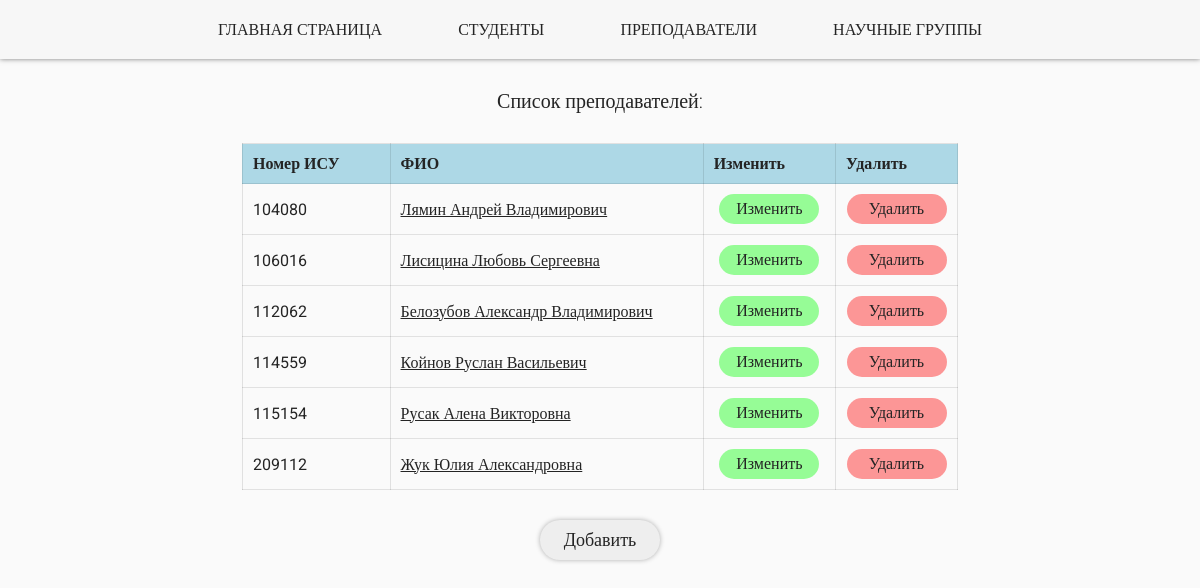
Screenshot of /teachers/ with the database file from the repository.
### science_groups/models.py (models this page shows, shortened)
class Teacher(models.Model):
    teacher_id = models.IntegerField(unique=True)
    first_name = models.CharField(max_length=50)
    last_name = models.CharField(max_length=100)
    middle_name = models.CharField(max_length=100)

### science_groups/views.py (the view)
# urls.py: path('teachers/', views.teachers, name='teachers'),
def teachers(request):
    teachers = Teacher.objects.order_by('teacher_id')
    template = loader.get_template('science_groups/teachers.html')
    context = {
        'teachers': teachers
    }
    return HttpResponse(template.render(context, request))

### science_groups/templates/science_groups/teachers.html (shortened to what this page needs)
{% extends 'science_groups/base.html' %}
{% block content %}
<p class = 'title'>Список преподавателей:</p>
<table class = 'main-table'>
  <tr>
    <th>
      Номер ИСУ
    </th>
    <th>
      ФИО
    </th>
    <th>
      Изменить
    </th>
    <th>
      Удалить
    </th>
  </tr>
  {% for teacher in teachers %}
    <tr>
      <td>
        {{ teacher.teacher_id }}
      </td>
      <td>
        <a href = "{% url 'teacher_details' teacher.teacher_id %}">
          {{ teacher.last_name|add:" "|add:teacher.first_name|add:" "|add:teacher.middle_name }}
        </a>
      </td>
      <td>
        <a class = 'button button-edit' href = "{% url 'teacher-edit' teacher.teacher_id %}">
          Изменить
        </a>
      </td>
      <td>
        <a class = 'button button-delete' href = "{% url 'teacher-delete' teacher.teacher_id %}">
          Удалить
        </a>
      </td>
    </tr>
  {% endfor %}
</table>
<div class = 'button-wrapper'>
  <a class = 'button-add' href = "{% url 'teacher-add' %}">
    Добавить
  </a>
</div>
{% endblock %}

### science_groups/templates/science_groups/base.html (shortened to what this page needs)
<!doctype html>
<html>
    <head>
        {% load staticfiles %}
        <link rel = 'stylesheet' href = "{% static 'science_groups/styles.css' %}" />
    </head>
    <body>
        <header>
            <nav>
                <ul>
                    <li>
                        <a href = "{% url 'index' %}">
                          Главная страница
                        </a>
                    </li>
                    <li>
                      <a href = "{% url 'students' %}">
                        Студенты
                      </a>
                    </li>
                    <li>
                      <a href = "{% url 'teachers' %}">
                        Преподаватели
                      </a>
                    </li>
                    <li>
                      <a href = "{% url 'groups' %}">
                        Научные группы
                      </a>
                    </li>
                </ul>
            </nav>
        </header>
        <main>
            {% block content %}
            {% endblock %}
        </main>
    </body>
</html>

### science_groups/static/science_groups/styles.css (style rules this page uses)
* { padding: 0; margin: 0; font-family: 'Roboto'; color: #242424; }
body { background-color: #fafafa; }
header { background-color: #f7f7f7; box-shadow: 0px 0px 5px 0px rgba(0,0,0, 0.5); }
ul { display: flex; justify-content: space-around; width: 70%; margin: 0 auto; list-style: none; }
ul li { padding: 20px; }
ul li a { text-decoration: none; text-transform: uppercase; }
.title { width: 50%; margin: 30px auto; text-align: center; font-size: 20px; font-weight: 300; }
.main-table, .groups-table { margin: 0 auto; border-collapse: collapse; }
.main-table, .groups-table, th, td { border: 1px solid rgba(0, 0, 0, 0.1); }
.main-table th, td, .groups-table th { padding: 10px 50px 10px 10px; text-align: left; }
.main-table tr:first-child, .groups-table tr:first-child { background-color: lightblue; }
.main-table tr td:nth-child(3), .main-table tr td:nth-child(4) { padding: 10px 0; text-align: center; }
.button { display: inline-block; text-decoration: none; width: 100px; height: 30px; line-height: 30px; border-radius: 20px; }
.button-edit { background-color: rgba(0, 255, 0, 0.4); }
.button-delete { background-color: rgba(255, 0, 0, 0.4); }
.button-wrapper { width: 50%; margin: 30px auto; }
.button-add { display: block; width: 120px; height: 40px; margin: 0 auto; line-height: 40px; text-align: center; text-decoration: none; font-size: 18px; background-color: #eeeeee; border-radius: 25px; box-shadow: 0 0 5px 0 rgba(0, 0, 0, 0.3); }

### rows the page displays
Teacher: teacher_id "104080", last_name|add "Лямин Андрей Владимирович"
Teacher: teacher_id "106016", last_name|add "Лисицина Любовь Сергеевна"
Teacher: teacher_id "112062", last_name|add "Белозубов Александр Владимирович"
Teacher: teacher_id "114559", last_name|add "Койнов Руслан Васильевич"
Teacher: teacher_id "115154", last_name|add "Русак Алена Викторовна"
Teacher: teacher_id "209112", last_name|add "Жук Юлия Александровна"
